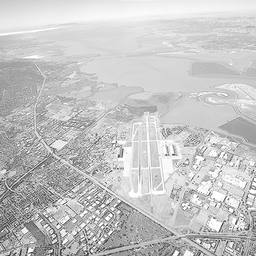
%> input picture example/code20220322/data/aerial.tif (cropped and resized to the size of MATLAB's example picture), 256 x 256 px, given in place of cameraman.tif, which was not available
$ octave L20220322_ex3.m   (GNU Octave 9; MATLAB toolbox functions it lacks are replaced by stand-ins)
%> lines starting %> are read from the running program, lines starting %| are printed output that depends on the picture; pictures that were not available may be replaced by others from this repository, and a replacement may not be noted
%%%%%%%%%%%%%%%%%%%%%%%%%%%%%%%%%%%%%
% 学习使用如下函数：
% imtranslate : translates image A by the translation vector specified in translation
% imrotate : rotates image I by angle degrees in a counterclockwise direction around its center point.
% affine2d, imwarp, fitgeotrans
%%%%%%%%%%%%%%%%%%%%%%%%%%%%%%%%%%%%%
clear;close all;clc;
%% %%%%%%%%%%%%%%%%%%%%%%%%%%%%%%%

Img = imread('cameraman.tif');
%> Img is the input picture: size 256x256 uint8; min 33, max 255, mean 197.1
figure;imshow(Img);title('input image');

%% %%%%%%%%%%%%%%%%%%%%%%%%%%%%%%%
% translate
Timg=imtranslate(Img,[50 100],'cubic');
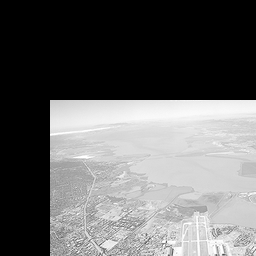
%> Timg: size 256x256 uint8; min 0, max 255, mean 101.2
figure;imshowpair(Img,Timg,'montage');title('translate');

% rotate
theta = 30;
Rimg = imrotate(Img,theta,'bilinear','crop');
figure;imshowpair(Img,Rimg,'montage');title('rotate');

%% %%%%%%%%%%%%%%%%%%%%%%%
% affine - rotate
theta = 30;
xform1 = [  cosd(theta)	-sind(theta)	0 ;
            sind(theta)	cosd(theta)     0 ;
            0           0               1 ];
tform = affine2d(xform1);

Rimg = imwarp(Img,tform,'linear');
%> Rimg: size 350x350 uint8
figure;imshowpair(Img,Rimg,'montage');title('imwarp - rotate');

RA = imref2d(size(Img));
Rimg = imwarp(Img,tform,'linear','OutputView',RA);
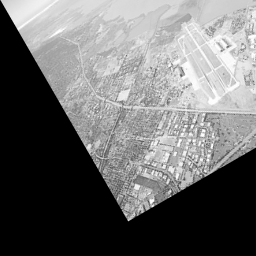
%> Rimg: size 256x256 uint8; min 0, max 255, mean 108.1
figure;imshowpair(Img,Rimg,'montage');title('imwarp - rotate');


% affine - translate
xform2 = [	1	0	0
            0	1	0
            50	100	1 ];
tform = affine2d(xform2);

Timg = imwarp(Img,tform,'OutputView',RA);
figure;imshowpair(Img,Timg,'montage');title('imwarp - translate');


% affine - resize
xform3 = [  0.8	  0	    0 ;
            0	1.3     0 ;
            0    0      1 ];
tform = affine2d(xform3);

Simg = imwarp(Img,tform,'linear','OutputView',RA);
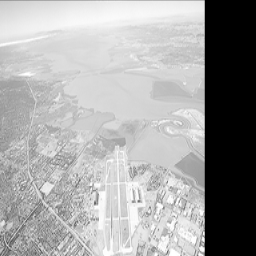
%> Simg: size 256x256 uint8; min 0, max 255, mean 163
figure;imshowpair(Img,Simg,'montage');title('imwarp - resize');

% affine
xform = xform1*xform2*xform3;
tform = affine2d(xform);

Aimg = imwarp(Img,tform,'linear','OutputView',RA);
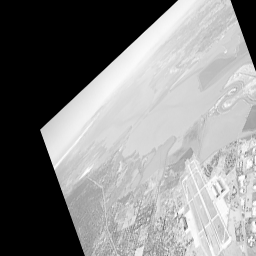
%> Aimg: size 256x256 uint8; min 0, max 255, mean 135.5
figure;imshowpair(Img,Aimg,'montage');title('imwarp - affine');

%% %%%%%%%%%%%%%%%%%%%%%%%%%%%%%%%
close all;clear;clc;

I = checkerboard(40);
J=imread('..\\data\\scan2.jpg');
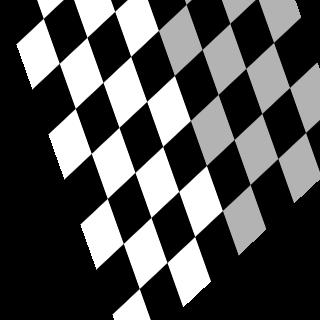
%> input picture example/code20220322/data/scan2.jpg, 320 x 320 px
%> J is the input picture: size 320x320 uint8; min 0, max 255, mean 79.1
figure;imshowpair(I,J,'montage');
%> after `imshowpair(I,J,'montage')`:
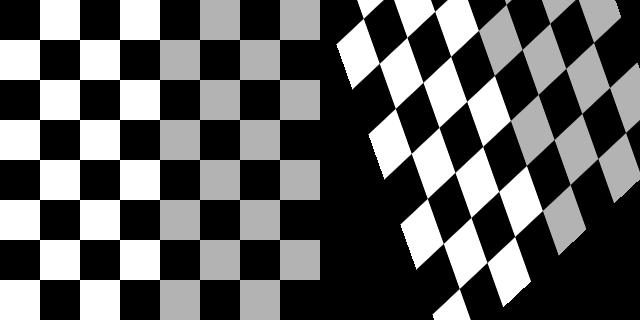
%> displayed picture: size 320x640, on the screen's scale of 0 to 255; min 0, max 255, mean 93.8

fixedPoints = [41 41; 201 121; 161,281];
movingPoints = [44 19; 187 4; 223 212];

tform = fitgeotrans(movingPoints,fixedPoints,'affine');

Jregistered = imwarp(J,tform,'OutputView',imref2d(size(I)));
figure;imshow(Jregistered);
figure;imshowpair(I,Jregistered)
%> after `imshowpair(I,Jregistered)`:
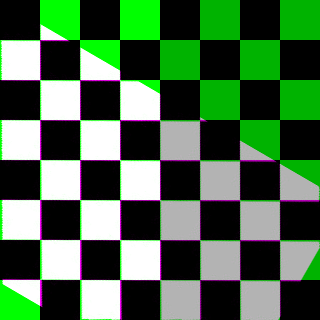
%> displayed picture: size 320x320x3, on the screen's scale of 0 to 255; mean R, G, B 75.2, 108.5, 75.2
